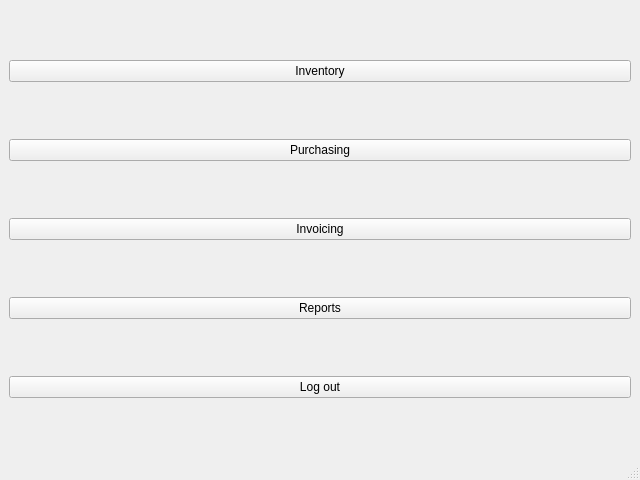
<?xml version="1.0" encoding="UTF-8"?>
<ui version="4.0">
 <class>MainWindow</class>
 <widget class="QMainWindow" name="MainWindow">
  <property name="geometry">
   <rect>
    <x>0</x>
    <y>0</y>
    <width>640</width>
    <height>480</height>
   </rect>
  </property>
  <property name="windowTitle">
   <string>Warehouse Management</string>
  </property>
  <widget class="QWidget" name="centralwidget">
   <layout class="QVBoxLayout" name="verticalLayout">
    <item>
     <widget class="QPushButton" name="inventoryButton">
      <property name="text">
       <string>Inventory</string>
      </property>
     </widget>
    </item>
    <item>
     <widget class="QPushButton" name="purchasingButton">
      <property name="text">
       <string>Purchasing</string>
      </property>
     </widget>
    </item>
    <item>
     <widget class="QPushButton" name="invoicingButton">
      <property name="text">
       <string>Invoicing</string>
      </property>
     </widget>
    </item>
    <item>
     <widget class="QPushButton" name="reportsButton">
      <property name="text">
       <string>Reports</string>
      </property>
     </widget>
    </item>
    <item>
     <widget class="QPushButton" name="logoutButton">
      <property name="text">
       <string>Log out</string>
      </property>
     </widget>
    </item>
   </layout>
  </widget>
  <widget class="QMenuBar" name="menubar"/>
  <widget class="QStatusBar" name="statusbar"/>
 </widget>
 <resources/>
 <connections/>
</ui>
